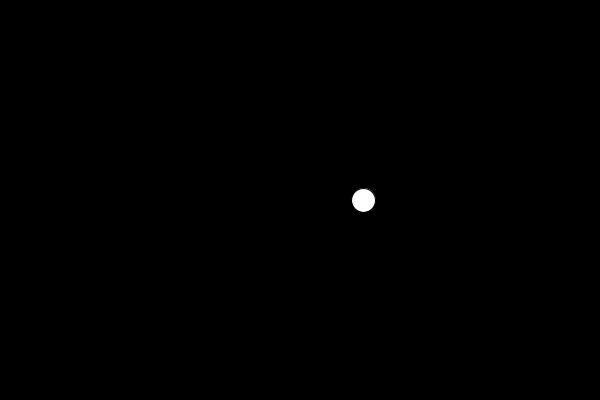
Frame 1 (no input)
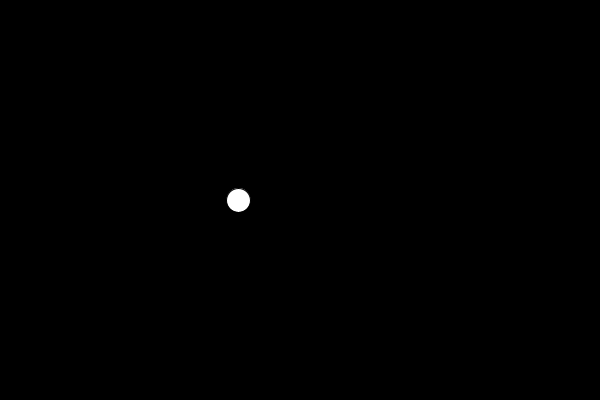
Frame 60 (the mouse pressed at the canvas centre just before this capture)
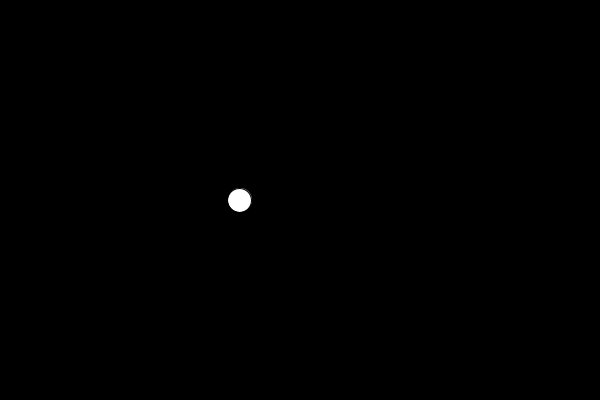
Frame 120 (the mouse held since frame 60 and released just before this capture)

The Processing sketch that drew these frames (run headless with seeded random() and noise(); from frame 60 on, the mouse is pressed at the canvas centre):

// Processing sketch: noiseDemo
// ── noiseDemo.pde
float t = 0;

void setup() {
  size(600,400); 
  //frameRate(10);
  
}

void draw() {
  background(0);
  
  fill(255);
  
  //float x = random(0,width);
  float x = map(noise(t),0,1,0,width);
  
  ellipse(x,200,24,24);
  
  
  t = t + 0.01;
  
}
